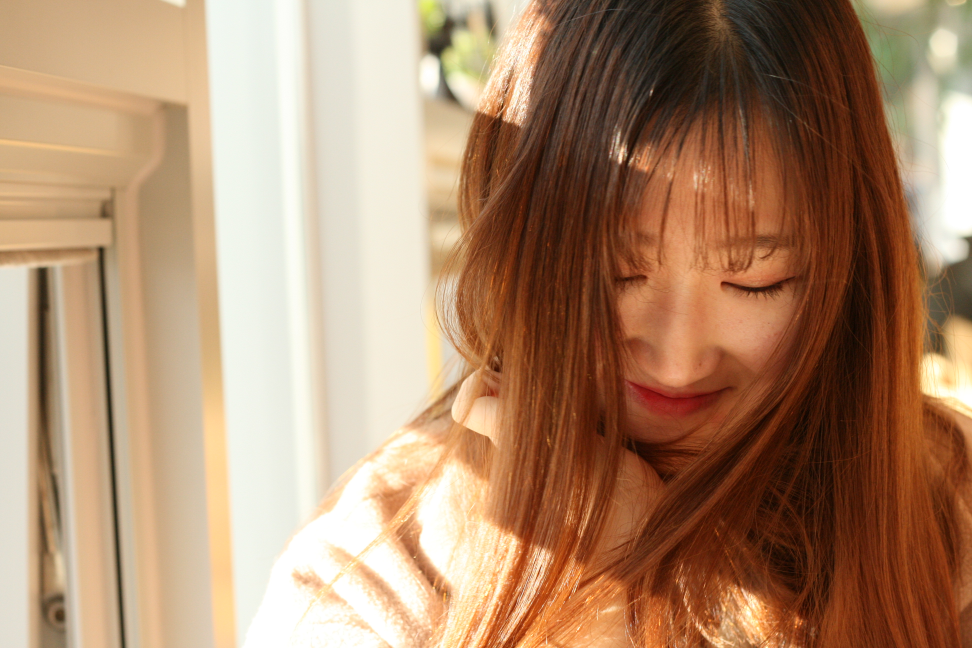
#> input picture Opencv 3hours with python/original.jpg, 3888 x 2592 px (shown at 1/4 size)
$ python 'Chapter 07.py'
#> lines starting #> are read from the running program, lines starting #| are printed output that depends on the picture; after the words box and inside, x2 and y2 are one past the last pixel; in counts of white or black regions, pixels touching at a corner belong together
# Color detection

import cv2 as cv
import numpy as np

def empty(a):
    pass

cv.namedWindow('TrackBars')
cv.resizeWindow('TrackBars',640,240)
cv.createTrackbar('Hue Min','TrackBars',0,179,empty)
#> slider 'Hue Min' is set to 35
cv.createTrackbar('Hue Max','TrackBars',179,179,empty)
cv.createTrackbar('Sat Min','TrackBars',0,255,empty)
#> slider 'Sat Min' is set to 51
cv.createTrackbar('Sat Max','TrackBars',255,255,empty)
cv.createTrackbar('Val Min','TrackBars',0,255,empty)
#> slider 'Val Min' is set to 51
cv.createTrackbar('Val Max','TrackBars',255,255,empty)

while True:
    img_ori = cv.imread("original.jpg")
#> img_ori is the input picture: shape (2592, 3888, 3); mean B, G, R 109, 137.8, 173.2
    img = cv.resize(img_ori, dsize=(768,432))
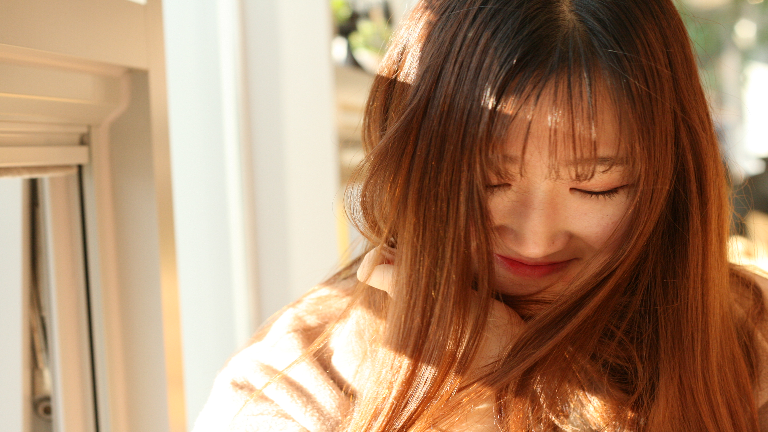
#> img: shape (432, 768, 3); mean B, G, R 108.9, 137.7, 173.2
    imgHSV = cv.cvtColor(img,cv.COLOR_BGR2HSV)
#> imgHSV: shape (432, 768, 3); mean H, S, V 16.5, 117.6, 173.5

    h_min = cv.getTrackbarPos('Hue Min','TrackBars')
    h_max = cv.getTrackbarPos('Hue Max','TrackBars')
    s_min = cv.getTrackbarPos('Sat Min','TrackBars')
    s_max = cv.getTrackbarPos('Sat Max','TrackBars')
    v_min = cv.getTrackbarPos('Val Min','TrackBars')
    v_max = cv.getTrackbarPos('Val Max','TrackBars')
    print(h_min,h_max,s_min,s_max,v_min,v_max)

    lower = np.array([h_min,s_min,v_min])
    upper = np.array([h_max,s_max,v_max])
    mask = cv.inRange(imgHSV,lower,upper)
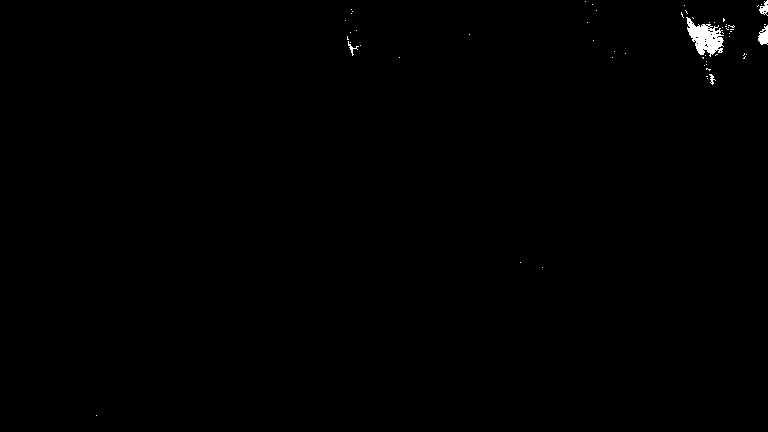
#> mask: shape (432, 768); 0.36% white; 60 white regions (55 under 20 px), largest, box (x1, y1, x2, y2) and area: (686, 17, 724, 57) 793, (758, 25, 768, 45) 135, (759, 0, 768, 16) 76, (348, 41, 359, 56) 40, (709, 74, 716, 85) 32
    imgResult = cv.bitwise_and(img,img,mask=mask)


    cv.imshow('Original',img)
    cv.imshow('HSV',imgHSV)
    cv.imshow('Mash',mask)
    cv.imshow('Result',imgResult)
    cv.waitKey(1)
